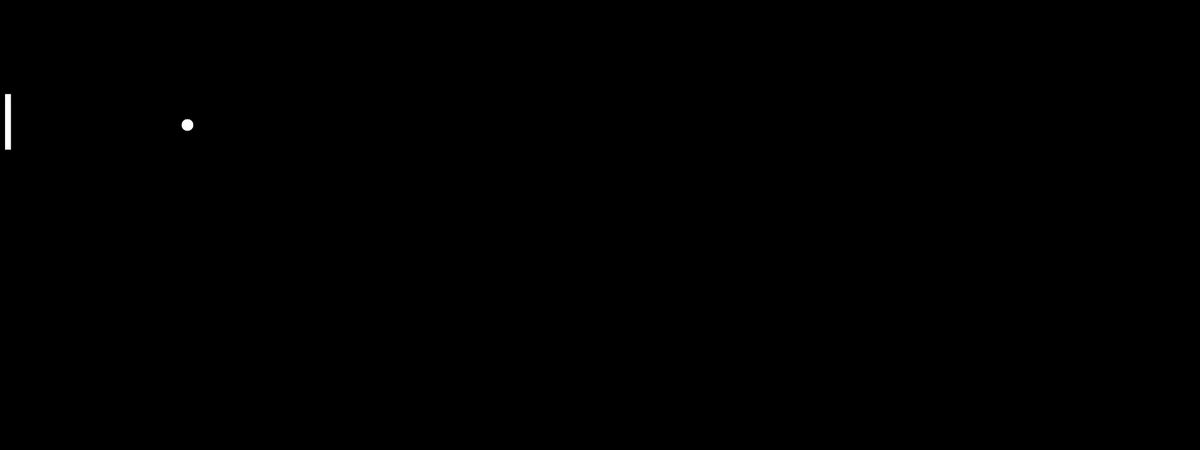
Frame 1 (no input)
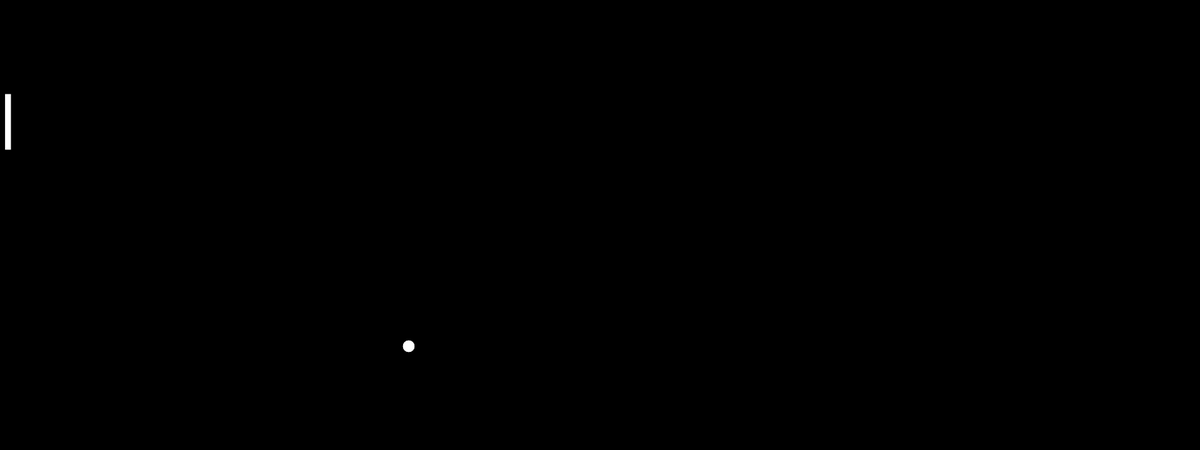
Frame 60 (no input)
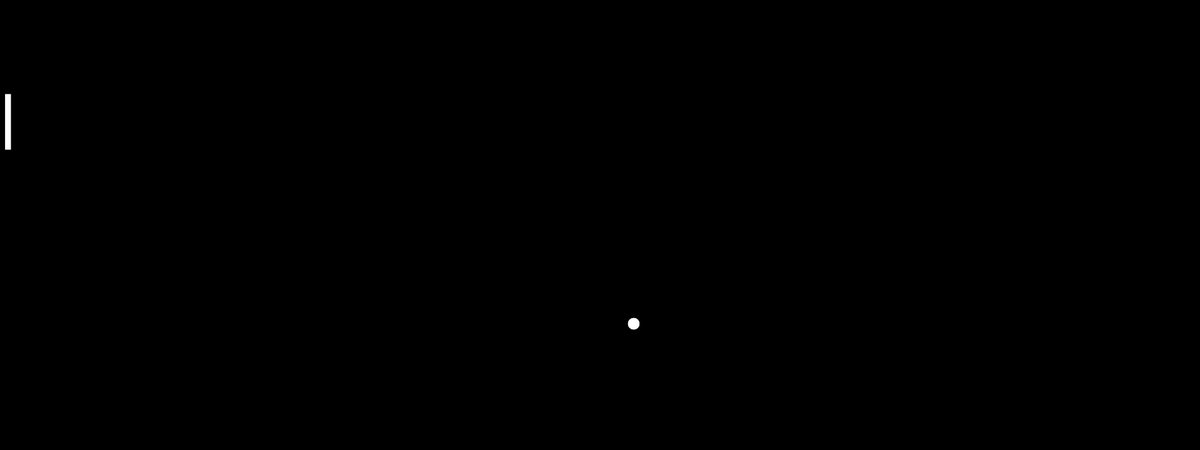
Frame 120 (the mouse pressed at the canvas centre since frame 60)

The p5.js sketch that drew these frames (run headless with seeded random() and noise() and a simulated clock; from frame 60 on, the mouse is pressed at the canvas centre):

// p5.js sketch
// ── sketch.js

let xBola = 300;
let yBola = 200;
let xvelocidade = 6;
let yvelocidade = 6;
let diametro = 20;
let raio = diametro / 2;

//-----RAQUETE MOVIMENTAÇÃO-----//
let xRaquete = 8;
let yRaquete = 150;
let wRaquete = 10;
let hRaquete = 90;


function setup() {
  createCanvas(1920, 720);
}

function draw() {
  background(0);
  mostraBola();
  movimentaBola();
  verificaColisaoBordaBola();
  raquete();
  verificaColisaoRaquete();
}
  



function raquete(){
  rect(xRaquete, yRaquete, wRaquete, hRaquete);
  //rect(582, 150, 10, 90, 20);
  
  if(keyIsDown(87)){
    yRaquete -= 10;
  }
  if(keyIsDown(83)){
    yRaquete += 10;
  }
}

function verificaColisaoRaquete(){
  if(xBola - raio < xRaquete + wRaquete && yBola - raio < yRaquete + hRaquete && yBola + raio > yRaquete){
    xvelocidade *= -1;
  }
}

function mostraBola(){
    circle(xBola, yBola, diametro)
  }
  
  function movimentaBola(){
    xBola += xvelocidade;
    yBola += yvelocidade;
  }
  
  function verificaColisaoBordaBola(){
  if(xBola + raio > width || xBola - raio < 0){
     xvelocidade *= -1;
     }
  if(yBola + raio > height || yBola - raio < 0){
    yvelocidade *= -1;
  }
}
